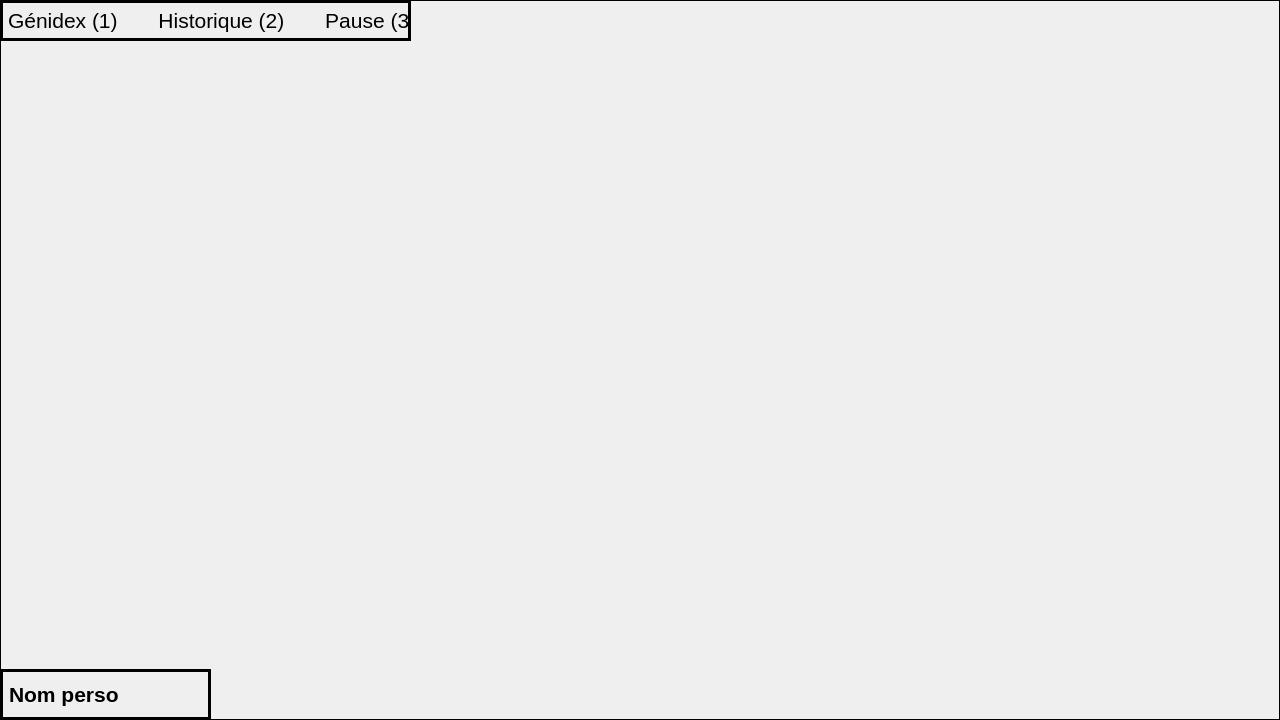
<?xml version="1.0" encoding="UTF-8"?>
<ui version="4.0">
 <class>Map</class>
 <widget class="QWidget" name="Map">
  <property name="geometry">
   <rect>
    <x>0</x>
    <y>0</y>
    <width>1280</width>
    <height>720</height>
   </rect>
  </property>
  <property name="windowTitle">
   <string>Form</string>
  </property>
  <widget class="QLabel" name="NomPerso">
   <property name="geometry">
    <rect>
     <x>0</x>
     <y>669</y>
     <width>211</width>
     <height>51</height>
    </rect>
   </property>
   <property name="font">
    <font>
     <pointsize>16</pointsize>
     <bold>true</bold>
    </font>
   </property>
   <property name="autoFillBackground">
    <bool>true</bool>
   </property>
   <property name="frameShape">
    <enum>QFrame::Shape::Box</enum>
   </property>
   <property name="lineWidth">
    <number>3</number>
   </property>
   <property name="text">
    <string>Nom perso</string>
   </property>
  </widget>
  <widget class="QLabel" name="BackGround">
   <property name="geometry">
    <rect>
     <x>0</x>
     <y>0</y>
     <width>1280</width>
     <height>720</height>
    </rect>
   </property>
   <property name="baseSize">
    <size>
     <width>100</width>
     <height>100</height>
    </size>
   </property>
   <property name="autoFillBackground">
    <bool>true</bool>
   </property>
   <property name="frameShape">
    <enum>QFrame::Shape::Box</enum>
   </property>
   <property name="text">
    <string/>
   </property>
   <property name="textFormat">
    <enum>Qt::TextFormat::PlainText</enum>
   </property>
   <property name="pixmap">
    <pixmap resource="Image.qrc">:/Decor/Image_Qt/Decor/School-Map-8bit.png</pixmap>
   </property>
   <property name="scaledContents">
    <bool>true</bool>
   </property>
  </widget>
  <widget class="QLabel" name="Contoles">
   <property name="geometry">
    <rect>
     <x>0</x>
     <y>0</y>
     <width>411</width>
     <height>41</height>
    </rect>
   </property>
   <property name="font">
    <font>
     <pointsize>16</pointsize>
     <bold>false</bold>
    </font>
   </property>
   <property name="autoFillBackground">
    <bool>true</bool>
   </property>
   <property name="frameShape">
    <enum>QFrame::Shape::Box</enum>
   </property>
   <property name="lineWidth">
    <number>3</number>
   </property>
   <property name="text">
    <string>Génidex (1)       Historique (2)       Pause (3)</string>
   </property>
  </widget>
  <zorder>BackGround</zorder>
  <zorder>NomPerso</zorder>
  <zorder>Contoles</zorder>
 </widget>
 <resources>
  <include location="Image.qrc"/>
 </resources>
 <connections/>
</ui>
